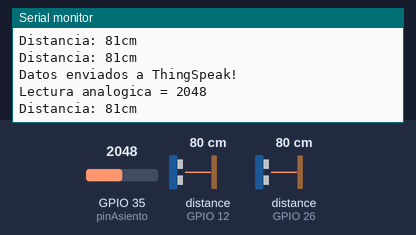
A sketch run on a simulated ESP32. On the bench: the last lines printed to the serial monitor. The inputs (shaded band) are chosen by the test bench; at power-on: distance to the obstacle (sensors on GPIO 12, GPIO 26) 80 cm, GPIO 35 (pinAsiento) = 2048. The echo pulse lasts 58.3 µs per cm; WiFi joins after 1.5 s; servers stay silent unless stated.

Above: at 2.7 s.
2.8 s: distance to the obstacle (sensor on GPIO 12) set to 2 cm
At 3.3 s:
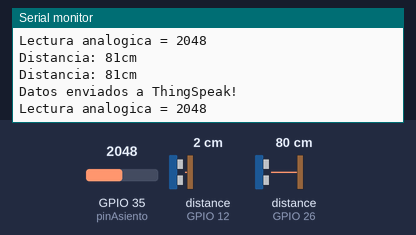
4.3 s: distance to the obstacle (sensor on GPIO 26) set to 4 cm
At 4.36 s:
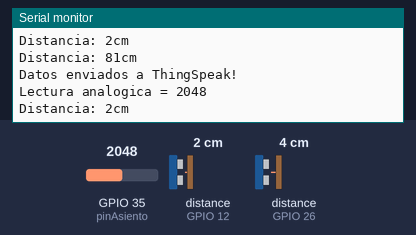
5.8 s: GPIO 35 (pinAsiento) set to 2866
At 6.86 s:
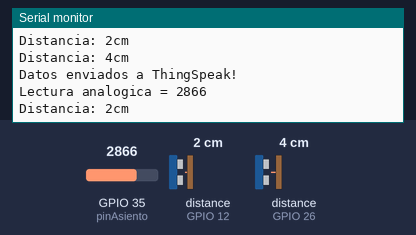
7.3 s: distance to the obstacle (sensor on GPIO 12) set to 9 cm
At 7.7 s:
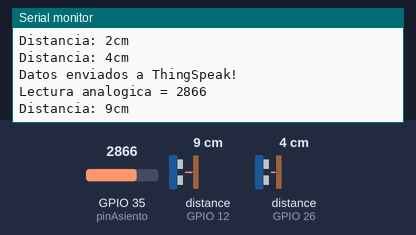
8.8 s: distance to the obstacle (sensor on GPIO 26) set to 18 cm
At 8.84 s:
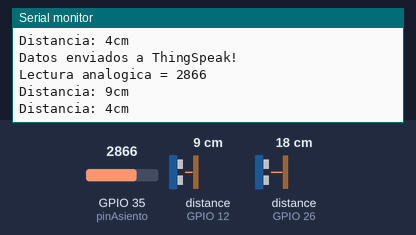
10.3 s: GPIO 35 (pinAsiento) set to 3040
At 11.04 s:
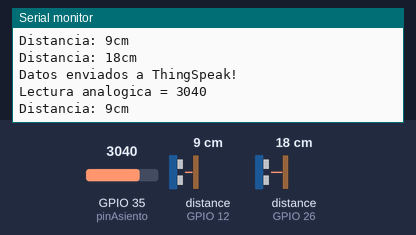
Timing chart, 0 to 12.8 s (numbered marks = the images above; inputs shaded):
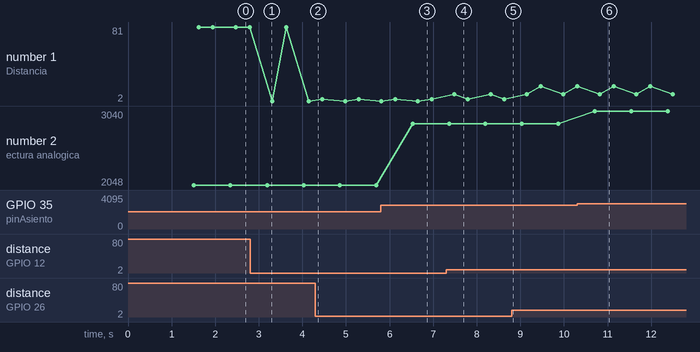

The sketch:

sketch_mar29a.ino
```cpp
#include "ThingSpeak.h"
#include "NewPing.h"
#include "WiFi.h"

//Pines para sensores
const int pinAsiento = 35;

const int trigE = 13; // trigger pin
const int echoE = 12; // echo pin

const int trigS = 27; // trigger pin
const int echoS = 26; // echo pin

// Conexion a internet
const char *ssid = "GalaxyNote10"; // Nombre de la red
const char *password = "12345678"; // Contraseña de la red

// Información para poder subir datos a ThingSpeak
unsigned long channelID = 1697467;            // ID del canal
const char *WriteAPIKey = "PZIFTNYNUAH3G83E"; // Write API Key del canal
WiFiClient cliente;                           // Objeto Cliente del WiFi

//Instancias de los sensores
NewPing sonarEntrada(trigE, echoE, 2000);
NewPing sonarSalida(trigS, echoS, 2000);

//Cantidades a monitorear y reportar
int personas = 0;
int asientos = 0;

int state = 0;
int lastState = 0;


void setup()
{

  Serial.begin(115200);
  // Conexión a internet
  WiFi.begin(ssid, password);
  while (WiFi.status() != WL_CONNECTED)
  {
    delay(500);
    Serial.print(".");
  }
  Serial.println("Wifi conectado!");
  ThingSpeak.begin(cliente); // Inicializar el servidor de ThingSpeak
}

void loop()
{

  leerAsiento();
  leerEntrada();
  delay(200);
  leerSalida();

  ThingSpeak.writeFields(channelID, WriteAPIKey);
  Serial.println("Datos enviados a ThingSpeak!");

  delay(100);
}

void leerEntrada() {
  int distance;
  long duration;

  // Obtener medicion de tiempo de viaje del sonido y guardar en variable uS
  int uS = sonarEntrada.ping_median();
  // Imprimir la distancia medida a la consola serial
  Serial.print("Distancia: ");
  // Calcular la distancia con base en una constante
  Serial.print(uS / US_ROUNDTRIP_CM);
  Serial.println("cm");

  //Si la distancia es menor que el ancho de la entrada, significa que una persona entró
  if(uS / US_ROUNDTRIP_CM < 20) {
    personas++;
  }

  ThingSpeak.setField(1, personas); // En el campo 1 se le asigna la cantidad de personas en el autobus
}

void leerSalida() {
  int distance;
  long duration;

  // Obtener medicion de tiempo de viaje del sonido y guardar en variable uS
  int uS = sonarSalida.ping_median();
  // Imprimir la distancia medida a la consola serial
  Serial.print("Distancia: ");
  // Calcular la distancia con base en una constante
  Serial.print(uS / US_ROUNDTRIP_CM);
  Serial.println("cm");

  //Si la distancia es menor que el ancho de la salida, significa que una persona salió
  if(uS / US_ROUNDTRIP_CM < 20) {
    personas--;
  }

  ThingSpeak.setField(1, personas); // En el campo 1 se le asigna la cantidad de personas en el autobus
}

void leerAsiento() {
  int ResRead = analogRead(pinAsiento);
  Serial.print("Lectura analogica = ");
  Serial.println(ResRead);

  state = ResRead;

  if(state != lastState) {
    if(state >= 3000) {
      asientos++;
    } else {
      asientos--;
    }
  }

  lastState = state;

  ThingSpeak.setField(2, asientos); // En el campo 1 se le asigna la cantidad de personas en el autobus
}
```

Measured:
- after the input at 5.8 s, the serial monitor: prints a new line after 0.73 s (image 3)
- after the input at 7.3 s, the serial monitor: prints a new line after 0.18 s (image 4)
- after the input at 10.3 s, the serial monitor: prints a new line after 0.40 s (image 6)
- plotted number 1: 81 → 2 after the input at 2.8 s, 2 → 4 after the input at 4.3 s
- plotted number 2: 2048 → 2866 after the input at 5.8 s, 2866 → 3040 after the input at 10.3 s
